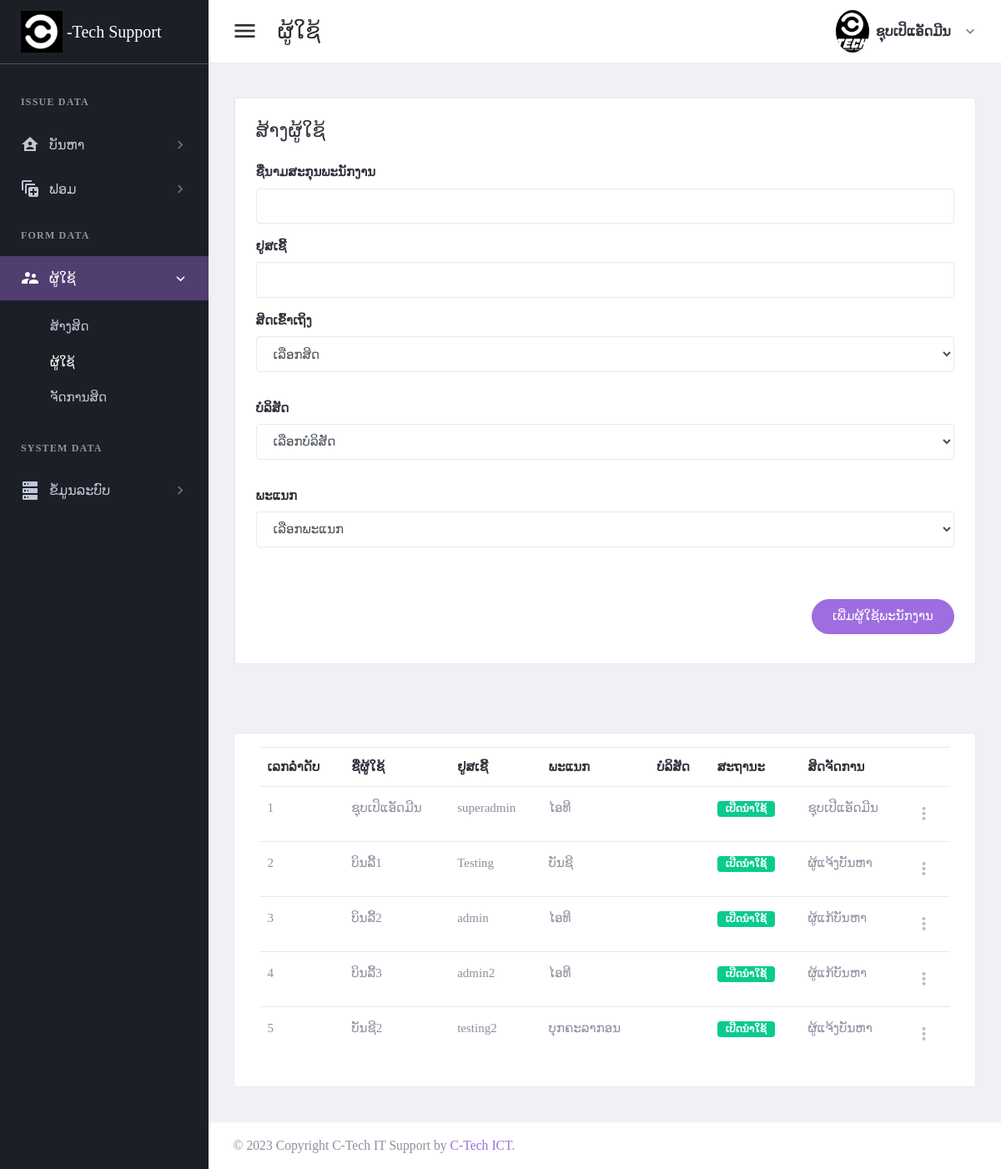
Before: /page/user-staff.php (signed in) with the older database file.
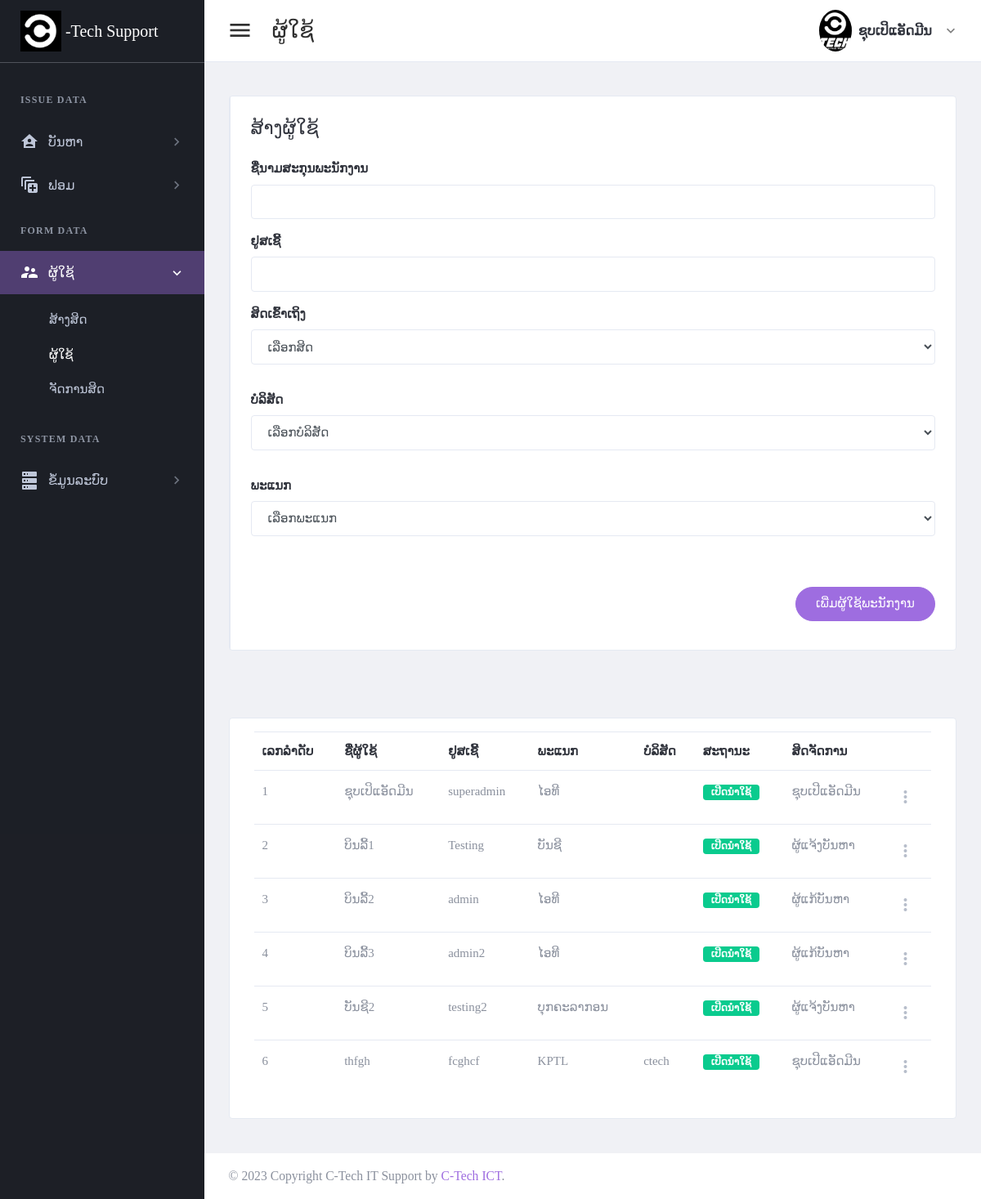
After: the same page with the newer database file.
### tables this page shows
CREATE TABLE `tbl_header_title` (
  `ht_id` int(11) NOT NULL,
  `ht_name` varchar(300) DEFAULT NULL
);

CREATE TABLE `tbl_sub_title` (
  `st_id` int(11) NOT NULL,
  `st_name` varchar(300) DEFAULT NULL,
  `icon_code` varchar(100) DEFAULT NULL,
  `ht_id` int(11) DEFAULT NULL
);

CREATE TABLE `tbl_page_title` (
  `pt_id` int(11) NOT NULL,
  `pt_name` varchar(300) DEFAULT NULL,
  `ptf_name` varchar(100) DEFAULT NULL,
  `st_id` int(11) DEFAULT NULL
);

CREATE TABLE `tbl_user` (
  `usid` int(11) NOT NULL,
  `full_name` varchar(300) DEFAULT NULL,
  `user_name` varchar(30) DEFAULT NULL,
  `user_password` varchar(30) DEFAULT NULL,
  `role_id` int(11) DEFAULT NULL,
  `depart_id` int(11) DEFAULT NULL,
  `user_status` int(11) DEFAULT NULL,
  `add_by` int(11) DEFAULT NULL,
  `date_register` date DEFAULT NULL,
  `cp_id` int(11) DEFAULT NULL
);

CREATE TABLE `tbl_depart` (
  `dp_id` int(11) NOT NULL,
  `dp_name` varchar(150) DEFAULT NULL
);

CREATE TABLE `tbl_roles` (
  `r_id` int(11) NOT NULL,
  `role_name` varchar(150) DEFAULT NULL,
  `role_level` int(11) DEFAULT NULL
);

CREATE TABLE `tbl_company` (
  `cp_id` int(11) NOT NULL,
  `cp_name` varchar(50) DEFAULT NULL
);

### setting/checksession.php (called while the page is built, shortened)
<?php
	if($_SESSION['id_users'] == "" )
	{
	header("location:logout.php");
	}
	  else{
		$role_id = $_SESSION["role_id"];
		$role_level = $_SESSION["role_level"];
	}
?>

### page/user-staff.php (the view, shortened to what the changed rows need)
<?php
include("../setting/checksession.php");
include("../setting/conn.php");
$header_name = "ຜູ້ໃຊ້";
$header_click = "3";
?>
<!DOCTYPE html>
<html lang="en" dir="ltr">
<head>
	<?php
	include("../setting/callcss.php");
	?>
</head>
<body class="navbar-fixed sidebar-fixed" id="body">
	<div class="wrapper">
		<?php include "menu.php"; ?>
		<div class="page-wrapper">
			<div class="content-wrapper">
				<div class="content">
					<div class="card card-default">
						<div class="card-body">
							<table id="productsTable" class="table table-hover table-product" style="width:100%">
								<thead>
									<tr>
										<th>ເລກລຳດັບ</th>
										<th>ຊື່ຜູ້ໃຊ້</th>
										<th>ຢູສເຊີ້</th>
										<th>ພະແນກ</th>
										<th>ບໍລິສັດ</th>
										<th>ສະຖານະ</th>
										<th>ສິດຈັດການ</th>
										<th></th>
									</tr>
								</thead>
								<tbody>
									<?php
									if ($role_level == 5) {
										$syntax_user = " where role_level = 5 and br_id = '$br_id' ";
									} else {
										$syntax_user = "";
									}
									$stmt4 = $conn->prepare(" select usid,full_name,cp_name,user_name,dp_name,role_name,
									(case when user_status = 1 then 'ເປີດນຳໃຊ້' else 'ປິດນຳໃຊ້' end) as user_status,date_register
									from tbl_user a
									LEFT JOIN tbl_depart b on a.depart_id = b.dp_id
									LEFT join tbl_roles c on a.role_id = c.r_id
									left join tbl_company d on a.cp_id = d.cp_id
									$syntax_user ");
									$stmt4->execute();
									if ($stmt4->rowCount() > 0) {
										while ($row4 = $stmt4->fetch(PDO::FETCH_ASSOC)) {
											$usid = $row4['usid'];
											$full_name = $row4['full_name'];
											$user_name = $row4['user_name'];
											$dp_name = $row4['dp_name'];
											$cp_name = $row4['cp_name'];
											$user_status = $row4['user_status'];
											$role_name = $row4['role_name'];
									?>
											<tr>
												<td><?php echo "$usid"; ?></td>
												<td><?php echo "$full_name"; ?></td>
												<td><?php echo "$user_name"; ?></td>
												<td><?php echo "$dp_name"; ?></td>
												<td><?php echo "$cp_name"; ?></td>
												<td> <span class="badge <?php
																		if ($user_status == 'ປິດນຳໃຊ້') {
																			echo "badge-secondary";
																		} else {
																			echo "badge-success";
																		}
																		?>">
														<?php echo "$user_status"; ?></span></td>
												<td><?php echo "$role_name"; ?></td>
												<td>
													<div class="dropdown">
														<a class="dropdown-toggle icon-burger-mini" href="#" role="button" id="dropdownMenuLink" data-toggle="dropdown" aria-haspopup="true" aria-expanded="false" data-display="static">
														</a>
													</div>
												</td>
											</tr>
									<?php
										}
									}
									?>
								</tbody>
							</table>
						</div>
					</div>
				</div>
			</div>
		</div>
	</div>
</body>
</html>

### page/menu.php (shortened to what the changed rows need)
<aside class="left-sidebar sidebar-dark" id="left-sidebar">
  <div id="sidebar" class="sidebar sidebar-with-footer">
    <div class="sidebar-left" data-simplebar style="height: 100%;">
      <ul class="nav sidebar-inner" id="sidebar-menu">
        <?php
        $stmt = $conn->prepare(" SELECT distinct a.ht_id,ht_name
        FROM tbl_header_title a
        left join tbl_role_page b on a.ht_id = b.ht_id
        where role_id ='$role_id'
        order by  a.ht_id asc ");
        $stmt->execute();
        if ($stmt->rowCount() > 0) {
          while ($row = $stmt->fetch(PDO::FETCH_ASSOC)) {
            $ht_id = $row['ht_id'];
            $ht_name = $row['ht_name'];
        ?>
            <li class="section-title"> <?php echo "$ht_name"; ?></li>
            <?php
            $stmt1 = $conn->prepare("SELECT distinct a.st_id,st_name,role_id,icon_code
            FROM tbl_sub_title a
            left join tbl_role_page b on a.st_id = b.st_id
            where a.ht_id = '$ht_id' and role_id ='$role_id'
            order by a.st_id asc ");
            $stmt1->execute();
            if ($stmt1->rowCount() > 0) {
              while ($row1 = $stmt1->fetch(PDO::FETCH_ASSOC)) {
                $st_name = $row1['st_name'];
                $st_id = $row1['st_id'];
                $icon_code = $row1['icon_code'];
            ?>
                <li class='has-sub <?php if ($header_click == "$st_id") {  echo "active expand"; } ?>'>
                  <a class="sidenav-item-link" href="javascript:void(0)" data-toggle="collapse" data-target='#<?php echo "$st_name"; ?>' aria-expanded="false" aria-controls="<?php echo "$st_name"; ?>">
                    <i class="mdi <?php echo"$icon_code";?>"></i>
                    <span class="nav-text"> <?php echo "$st_name"; ?> </span> <b class="caret"></b>
                  </a>
                  <ul class='collapse <?php if ($header_click == "$st_id" ) { echo "show"; } ?>' id="<?php echo "$st_name"; ?>" data-parent="#sidebar-menu">
                    <div class="sub-menu">
                      <?php
                      $stmt2 = $conn->prepare(" SELECT pt_name,ptf_name
                      FROM tbl_page_title a
                      left join tbl_role_page b on a.pt_id = b.pt_id
                      where a.st_id = '$st_id' and role_id ='$role_id'
                      order by a.pt_id asc ");
                      $stmt2->execute();
                      if ($stmt2->rowCount() > 0) {
                        while ($row2 = $stmt2->fetch(PDO::FETCH_ASSOC)) {
                          $pt_name = $row2['pt_name'];
                      ?>
                          <li class="<?php if ($header_name ==  $row2['pt_name']) { echo "active"; } ?>">
                            <a class="sidenav-item-link" href='<?php echo $row2['ptf_name'] ?>'>
                              <span class="nav-text"><?php echo"$pt_name";?></span>
                            </a>
                          </li>
                      <?php
                        }
                      }
                      ?>
                    </div>
                  </ul>
              <?php
              }
            }
              ?>
                </li>
            <?php
          }
        }
            ?>
      </ul>
    </div>
  </div>
</aside>

Changed rows visible on the page:
added tbl_user: usid "6", full_name "thfgh", user_name "fcghcf", depart.dp_name "KPTL", cp.cp_name "ctech", user_status "ເປີດນຳໃຊ້", role.role_name "ຊຸບເປີແອັດມີນ"
